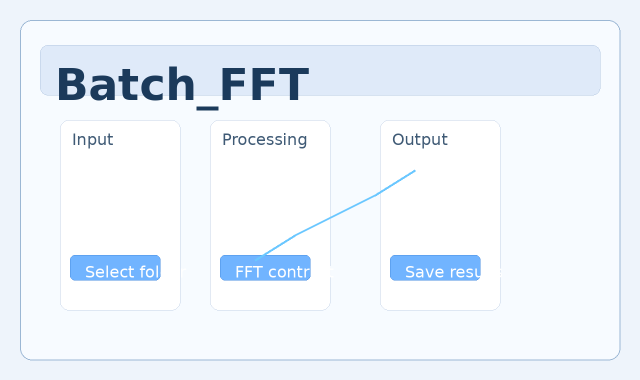
#> input picture Interface_GH.png, 1280 x 760 px (shown at 1/2 size); its folder holds only this picture in this run
$ python batch_fft.py
#> lines starting #> are read from the running program, lines starting #| are printed output that depends on the picture
#!/usr/bin/env python3
"""Batch FFT image processing helper.

This lightweight utility processes a folder of scientific images, reduces their
size in the frequency domain, and boosts contrast so details stand out more
clearly during review.
"""

from __future__ import annotations

import argparse
from pathlib import Path

try:
    import numpy as np
except Exception:  # pragma: no cover - optional runtime dependency
    np = None

try:
    from PIL import Image
except Exception:  # pragma: no cover - optional runtime dependency
    Image = None


def _require_dependencies() -> None:
    if Image is None or np is None:
        raise RuntimeError(
            "batch_fft.py requires pillow and numpy. Install them with: "
            "pip install pillow numpy"
        )


def load_image(path: str | Path):
    """Open an image and return a floating-point array for FFT processing."""
    _require_dependencies()
    image = Image.open(path).convert("L")
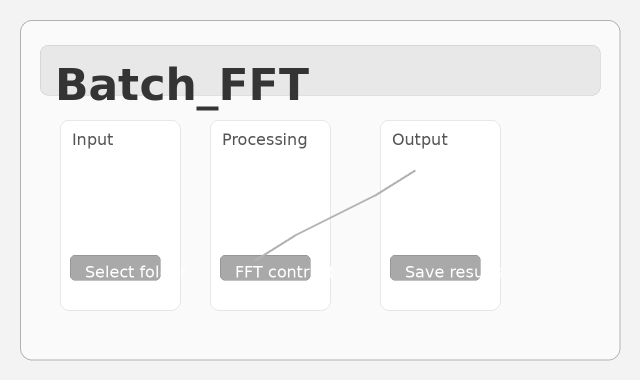
#> image: PIL image 1280x760 L (shown at 1/2 size); min 52, max 255, mean 242
    return np.asarray(image, dtype=np.float32)


def process_array(image_array, target_size=None, contrast=1.0):
    """Apply a lightweight FFT-based enhancement on a 2D image array."""
#> called with target_size = (1024, 1024), contrast = 1.5
    _require_dependencies()
    array = np.asarray(image_array, dtype=np.float32)
    if array.ndim == 3:
        array = np.mean(array, axis=2)

    if target_size is not None:
        target_height, target_width = target_size
        height, width = array.shape
#> height = 760; width = 1280
        max_height = min(height, target_height)
#> max_height = 760
        max_width = min(width, target_width)
#> max_width = 1024
        array = array[:max_height, :max_width]
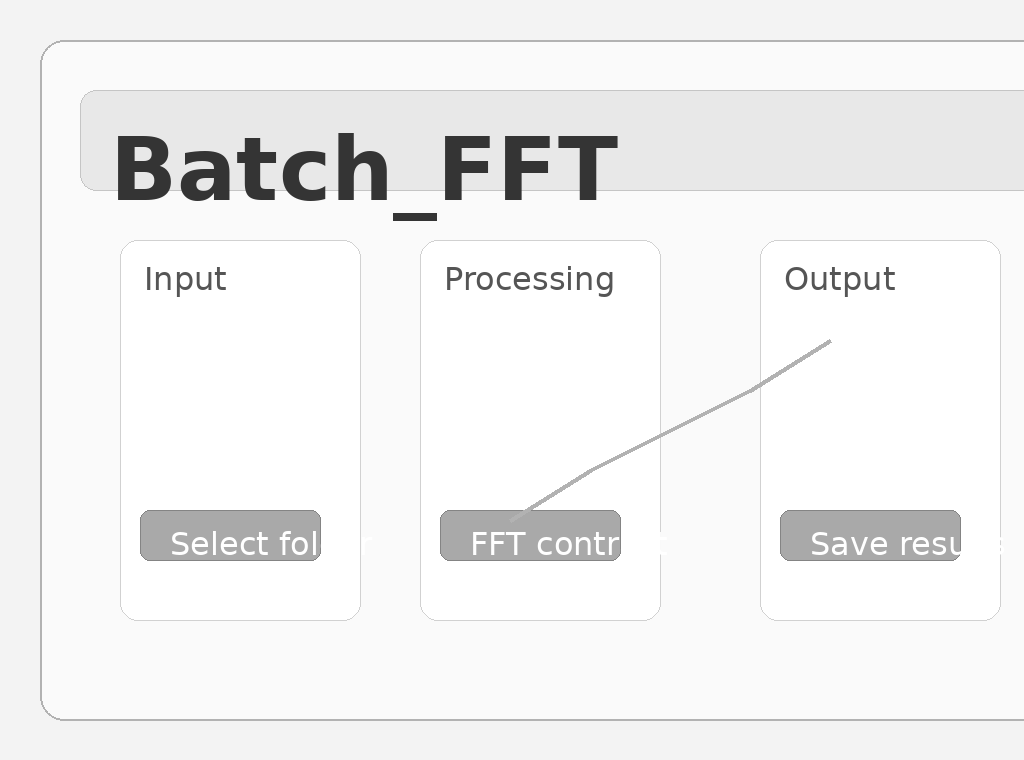
#> array: shape (760, 1024) float32; min 52, max 255, mean 241

    fft = np.fft.fftshift(np.fft.fft2(array))
    magnitude = np.log1p(np.abs(fft))
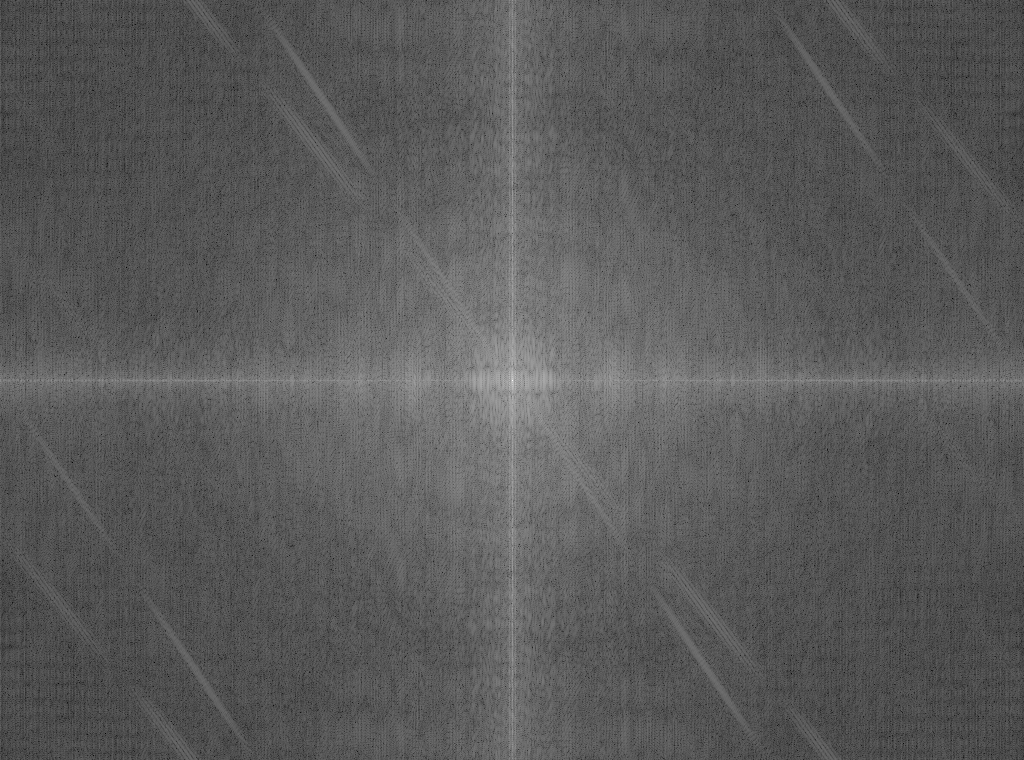
#> magnitude: shape (760, 1024) float64; min 1.99, max 19.05, mean 8.05; drawn with min black and max white
    magnitude = np.clip(magnitude * contrast, 0, 255)
    return np.asarray(magnitude, dtype=np.uint8)
#> returned value: shape (760, 1024)


def process_image(path: str | Path, output_path: str | Path, target_size=None, contrast=1.0):
    """Process a single image and write the FFT-enhanced output to disk."""
    source = Path(path)
    target = Path(output_path)
    target.parent.mkdir(parents=True, exist_ok=True)

    image_data = load_image(source)
    processed = process_array(image_data, target_size=target_size, contrast=contrast)
    Image.fromarray(processed, mode="L").save(target)


def process_image_batch(input_dir, output_dir, target_size=None, contrast=1.0, recursive=False):
    """Batch-process images found in a directory."""
    source_dir = Path(input_dir)
    destination_dir = Path(output_dir)
    destination_dir.mkdir(parents=True, exist_ok=True)

    patterns = ["*.png", "*.jpg", "*.jpeg", "*.tif", "*.tiff", "*.bmp"]
    files = []
    for pattern in patterns:
        files.extend(source_dir.glob(pattern) if not recursive else source_dir.rglob(pattern))

    unique_files = sorted({path.resolve(): path for path in files}.values())
    processed = []
    for file_path in unique_files:
        output_file = destination_dir / file_path.name
        process_image(file_path, output_file, target_size=target_size, contrast=contrast)
        processed.append(output_file)
    return processed


def build_parser() -> argparse.ArgumentParser:
    parser = argparse.ArgumentParser(
        description="Batch FFT preprocessing for microscopy or scientific images."
    )
    parser.add_argument(
        "--input-dir",
        default=".",
        help="Folder containing source images (default: current directory)",
    )
    parser.add_argument(
        "--output-dir",
        default="./batch_fft_output",
        help="Folder that will receive processed images",
    )
    parser.add_argument(
        "--target-width",
        type=int,
        default=1024,
        help="Maximum output width to keep when reducing image size",
    )
    parser.add_argument(
        "--target-height",
        type=int,
        default=1024,
        help="Maximum output height to keep when reducing image size",
    )
    parser.add_argument(
        "--contrast",
        type=float,
        default=1.5,
        help="Contrast boost multiplier applied after the FFT",
    )
    parser.add_argument(
        "--recursive",
        action="store_true",
        help="Visit subdirectories when collecting images",
    )
    return parser


def main(argv=None) -> int:
    parser = build_parser()
    args = parser.parse_args(argv)

    try:
        processed_files = process_image_batch(
            input_dir=args.input_dir,
            output_dir=args.output_dir,
            target_size=(args.target_height, args.target_width),
            contrast=args.contrast,
            recursive=args.recursive,
        )
    except RuntimeError as exc:  # pragma: no cover - runtime guard
        parser.exit(1, f"{exc}\n")

    print(f"Processed {len(processed_files)} image(s). Output: {args.output_dir}")
    return 0


if __name__ == "__main__":
    raise SystemExit(main())
#> (the program exits here)
